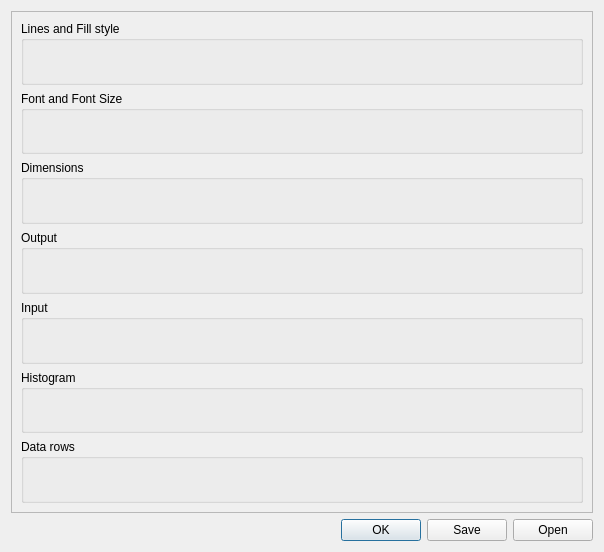
<?xml version="1.0" encoding="UTF-8"?>
<ui version="4.0">
 <class>ConfigurationDialog</class>
 <widget class="QDialog" name="ConfigurationDialog">
  <property name="geometry">
   <rect>
    <x>0</x>
    <y>0</y>
    <width>604</width>
    <height>552</height>
   </rect>
  </property>
  <property name="windowTitle">
   <string>Dialog</string>
  </property>
  <layout class="QVBoxLayout" name="verticalLayout">
   <item>
    <widget class="QScrollArea" name="conf_scr">
     <property name="widgetResizable">
      <bool>true</bool>
     </property>
     <widget class="QWidget" name="confcont_wid">
      <property name="geometry">
       <rect>
        <x>0</x>
        <y>0</y>
        <width>584</width>
        <height>503</height>
       </rect>
      </property>
      <layout class="QVBoxLayout" name="verticalLayout_2">
       <item>
        <widget class="QGroupBox" name="linefill_grp">
         <property name="title">
          <string>Lines and Fill style</string>
         </property>
         <layout class="QVBoxLayout" name="verticalLayout_5"/>
        </widget>
       </item>
       <item>
        <widget class="QGroupBox" name="font_grp">
         <property name="title">
          <string>Font and Font Size</string>
         </property>
         <layout class="QVBoxLayout" name="verticalLayout_4"/>
        </widget>
       </item>
       <item>
        <widget class="QGroupBox" name="dim_grp">
         <property name="title">
          <string>Dimensions</string>
         </property>
         <layout class="QVBoxLayout" name="verticalLayout_3"/>
        </widget>
       </item>
       <item>
        <widget class="QGroupBox" name="output_grp">
         <property name="title">
          <string>Output</string>
         </property>
         <layout class="QVBoxLayout" name="verticalLayout_6"/>
        </widget>
       </item>
       <item>
        <widget class="QGroupBox" name="input_grp">
         <property name="title">
          <string>Input</string>
         </property>
         <layout class="QVBoxLayout" name="verticalLayout_7"/>
        </widget>
       </item>
       <item>
        <widget class="QGroupBox" name="histogram_grp">
         <property name="title">
          <string>Histogram</string>
         </property>
         <layout class="QVBoxLayout" name="verticalLayout_8"/>
        </widget>
       </item>
       <item>
        <widget class="QGroupBox" name="data_grp">
         <property name="title">
          <string>Data rows</string>
         </property>
         <layout class="QVBoxLayout" name="verticalLayout_9"/>
        </widget>
       </item>
      </layout>
     </widget>
    </widget>
   </item>
   <item>
    <widget class="QDialogButtonBox" name="options_box">
     <property name="orientation">
      <enum>Qt::Horizontal</enum>
     </property>
     <property name="standardButtons">
      <set>QDialogButtonBox::Ok|QDialogButtonBox::Open|QDialogButtonBox::Save</set>
     </property>
    </widget>
   </item>
  </layout>
 </widget>
 <resources/>
 <connections/>
</ui>
